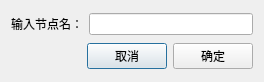
<?xml version="1.0" encoding="UTF-8"?>
<ui version="4.0">
 <class>ActionDialog</class>
 <widget class="QDialog" name="ActionDialog">
  <property name="geometry">
   <rect>
    <x>0</x>
    <y>0</y>
    <width>264</width>
    <height>82</height>
   </rect>
  </property>
  <property name="windowTitle">
   <string>节点设置</string>
  </property>
  <layout class="QGridLayout" name="gridLayout">
   <item row="0" column="0">
    <layout class="QHBoxLayout" name="horizontalLayout">
     <item>
      <widget class="QLabel" name="label">
       <property name="text">
        <string>输入节点名：</string>
       </property>
      </widget>
     </item>
     <item>
      <widget class="QLineEdit" name="lineEdit_node"/>
     </item>
    </layout>
   </item>
   <item row="1" column="0">
    <layout class="QHBoxLayout" name="horizontalLayout_2">
     <item>
      <spacer name="horizontalSpacer">
       <property name="orientation">
        <enum>Qt::Horizontal</enum>
       </property>
       <property name="sizeHint" stdset="0">
        <size>
         <width>40</width>
         <height>20</height>
        </size>
       </property>
      </spacer>
     </item>
     <item>
      <widget class="QPushButton" name="btnCancel">
       <property name="text">
        <string>取消</string>
       </property>
      </widget>
     </item>
     <item>
      <widget class="QPushButton" name="btnOk">
       <property name="text">
        <string>确定</string>
       </property>
      </widget>
     </item>
    </layout>
   </item>
  </layout>
 </widget>
 <resources/>
 <connections/>
</ui>
